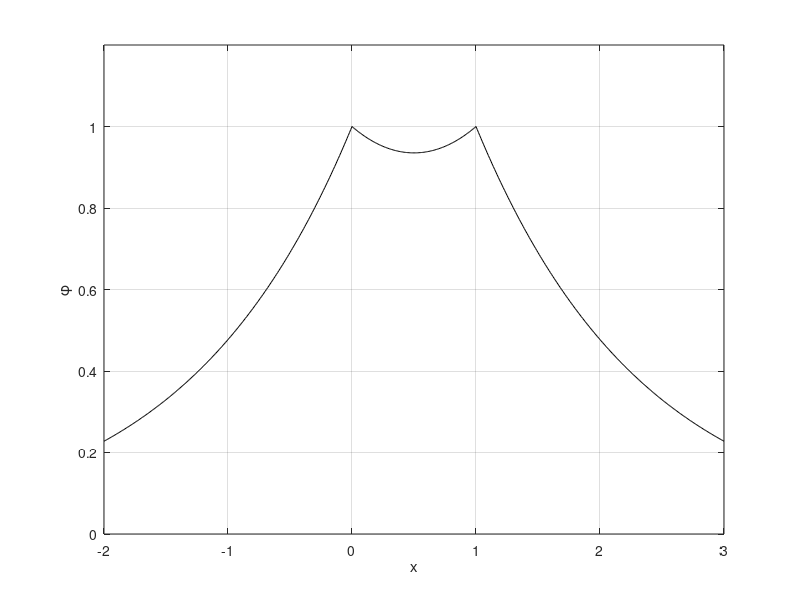

MATLAB code for this plot:
clc;clear;close all;
A = 1;
rho = 0.74;
l = 1;
x = -2:0.01:0;
plot(x,A * exp(rho * x),'-k');
hold on;
x = 0:0.01:l;
plot(x,A * (exp(-rho * x) + exp(-rho * (l - x))) / (exp(-rho * l) + 1),'-k');
x = 1:0.01:3;
plot(x,A * exp(rho * (l - x)),'-k');
grid on;
ylim([0,1.2])
xlabel('x');
ylabel('\phi');